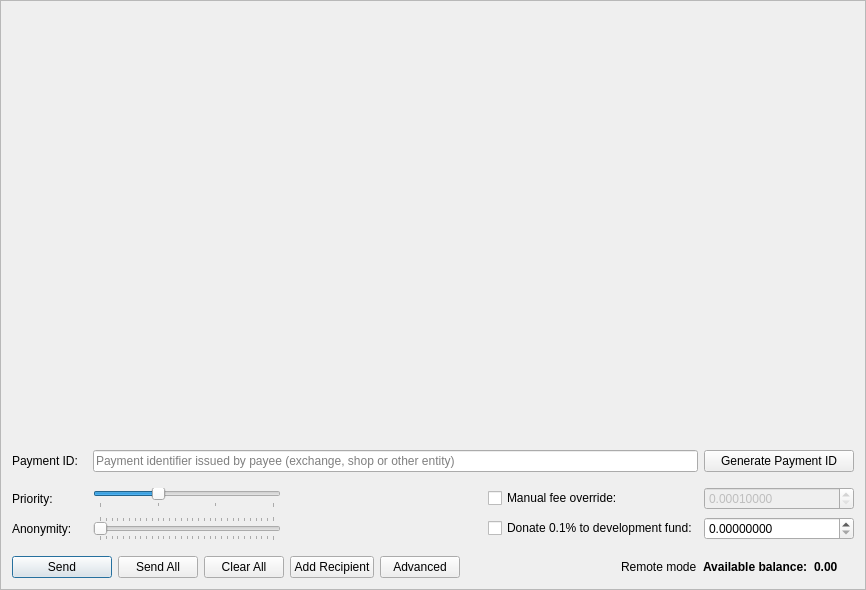
<?xml version="1.0" encoding="UTF-8"?>
<ui version="4.0">
 <class>SendFrame</class>
 <widget class="QFrame" name="SendFrame">
  <property name="geometry">
   <rect>
    <x>0</x>
    <y>0</y>
    <width>866</width>
    <height>590</height>
   </rect>
  </property>
  <property name="windowTitle">
   <string>Frame</string>
  </property>
  <property name="frameShape">
   <enum>QFrame::StyledPanel</enum>
  </property>
  <property name="frameShadow">
   <enum>QFrame::Raised</enum>
  </property>
  <layout class="QVBoxLayout" name="m_send_frame_main_layout">
   <item>
    <widget class="QScrollArea" name="m_transfersScrollarea">
     <property name="frameShape">
      <enum>QFrame::NoFrame</enum>
     </property>
     <property name="widgetResizable">
      <bool>true</bool>
     </property>
     <widget class="QWidget" name="scrollAreaWidgetContents">
      <property name="geometry">
       <rect>
        <x>0</x>
        <y>0</y>
        <width>846</width>
        <height>538</height>
       </rect>
      </property>
      <layout class="QVBoxLayout" name="m_send_frame_layout">
       <property name="leftMargin">
        <number>0</number>
       </property>
       <property name="topMargin">
        <number>0</number>
       </property>
       <property name="rightMargin">
        <number>0</number>
       </property>
       <property name="bottomMargin">
        <number>0</number>
       </property>
       <item>
        <spacer name="verticalSpacer">
         <property name="orientation">
          <enum>Qt::Vertical</enum>
         </property>
         <property name="sizeHint" stdset="0">
          <size>
           <width>20</width>
           <height>445</height>
          </size>
         </property>
        </spacer>
       </item>
       <item>
        <layout class="QGridLayout" name="gridLayout">
         <property name="topMargin">
          <number>5</number>
         </property>
         <item row="0" column="0">
          <widget class="QLabel" name="label_6">
           <property name="sizePolicy">
            <sizepolicy hsizetype="Preferred" vsizetype="Preferred">
             <horstretch>0</horstretch>
             <verstretch>0</verstretch>
            </sizepolicy>
           </property>
           <property name="minimumSize">
            <size>
             <width>75</width>
             <height>0</height>
            </size>
           </property>
           <property name="maximumSize">
            <size>
             <width>100</width>
             <height>16777215</height>
            </size>
           </property>
           <property name="text">
            <string>Payment ID:</string>
           </property>
          </widget>
         </item>
         <item row="0" column="2">
          <widget class="QPushButton" name="m_generatePaymentIdButton">
           <property name="sizePolicy">
            <sizepolicy hsizetype="Preferred" vsizetype="Fixed">
             <horstretch>0</horstretch>
             <verstretch>0</verstretch>
            </sizepolicy>
           </property>
           <property name="minimumSize">
            <size>
             <width>150</width>
             <height>0</height>
            </size>
           </property>
           <property name="maximumSize">
            <size>
             <width>200</width>
             <height>16777215</height>
            </size>
           </property>
           <property name="text">
            <string>Generate Payment ID</string>
           </property>
          </widget>
         </item>
         <item row="0" column="1">
          <widget class="QLineEdit" name="m_paymentIdEdit">
           <property name="maxLength">
            <number>64</number>
           </property>
           <property name="placeholderText">
            <string>Payment identifier issued by payee (exchange, shop or other entity)</string>
           </property>
          </widget>
         </item>
        </layout>
       </item>
       <item>
        <widget class="QFrame" name="m_advancedWidget">
         <layout class="QGridLayout" name="advancedGridLayout">
          <property name="leftMargin">
           <number>0</number>
          </property>
          <property name="topMargin">
           <number>9</number>
          </property>
          <property name="rightMargin">
           <number>0</number>
          </property>
          <item row="1" column="0">
           <widget class="QLabel" name="label_2">
            <property name="minimumSize">
             <size>
              <width>75</width>
              <height>0</height>
             </size>
            </property>
            <property name="maximumSize">
             <size>
              <width>100</width>
              <height>16777215</height>
             </size>
            </property>
            <property name="text">
             <string>Anonymity:</string>
            </property>
           </widget>
          </item>
          <item row="1" column="4">
           <widget class="QCheckBox" name="donateCheckBox">
            <property name="text">
             <string>Donate 0.1% to development fund:</string>
            </property>
            <property name="checked">
             <bool>false</bool>
            </property>
           </widget>
          </item>
          <item row="0" column="0">
           <widget class="QLabel" name="label_3">
            <property name="minimumSize">
             <size>
              <width>75</width>
              <height>0</height>
             </size>
            </property>
            <property name="maximumSize">
             <size>
              <width>100</width>
              <height>16777215</height>
             </size>
            </property>
            <property name="text">
             <string>Priority:</string>
            </property>
           </widget>
          </item>
          <item row="1" column="1">
           <widget class="QSlider" name="m_mixinSlider">
            <property name="maximumSize">
             <size>
              <width>200</width>
              <height>16777215</height>
             </size>
            </property>
            <property name="baseSize">
             <size>
              <width>200</width>
              <height>0</height>
             </size>
            </property>
            <property name="minimum">
             <number>0</number>
            </property>
            <property name="maximum">
             <number>30</number>
            </property>
            <property name="pageStep">
             <number>1</number>
            </property>
            <property name="value">
             <number>0</number>
            </property>
            <property name="sliderPosition">
             <number>0</number>
            </property>
            <property name="tracking">
             <bool>false</bool>
            </property>
            <property name="orientation">
             <enum>Qt::Horizontal</enum>
            </property>
            <property name="tickPosition">
             <enum>QSlider::TicksBothSides</enum>
            </property>
            <property name="tickInterval">
             <number>1</number>
            </property>
           </widget>
          </item>
          <item row="0" column="5">
           <widget class="QDoubleSpinBox" name="m_feeSpin">
            <property name="enabled">
             <bool>false</bool>
            </property>
            <property name="minimumSize">
             <size>
              <width>150</width>
              <height>0</height>
             </size>
            </property>
            <property name="baseSize">
             <size>
              <width>150</width>
              <height>0</height>
             </size>
            </property>
            <property name="cursor">
             <cursorShape>IBeamCursor</cursorShape>
            </property>
            <property name="locale">
             <locale language="English" country="UnitedStates"/>
            </property>
            <property name="suffix">
             <string/>
            </property>
            <property name="decimals">
             <number>8</number>
            </property>
            <property name="minimum">
             <double>0.00010000</double>
            </property>
            <property name="maximum">
             <double>99999999999.00000000</double>
            </property>
            <property name="singleStep">
             <double>0.00010000</double>
            </property>
            <property name="value">
             <double>0.00010000</double>
            </property>
           </widget>
          </item>
          <item row="1" column="5">
           <widget class="QDoubleSpinBox" name="m_donateSpin">
            <property name="minimumSize">
             <size>
              <width>150</width>
              <height>0</height>
             </size>
            </property>
            <property name="maximumSize">
             <size>
              <width>16777215</width>
              <height>16777215</height>
             </size>
            </property>
            <property name="baseSize">
             <size>
              <width>150</width>
              <height>0</height>
             </size>
            </property>
            <property name="cursor">
             <cursorShape>IBeamCursor</cursorShape>
            </property>
            <property name="locale">
             <locale language="English" country="UnitedStates"/>
            </property>
            <property name="decimals">
             <number>8</number>
            </property>
            <property name="maximum">
             <double>99999999999.00000000</double>
            </property>
            <property name="singleStep">
             <double>0.10000000</double>
            </property>
           </widget>
          </item>
          <item row="1" column="3">
           <spacer name="horizontalSpacer">
            <property name="orientation">
             <enum>Qt::Horizontal</enum>
            </property>
            <property name="sizeType">
             <enum>QSizePolicy::Expanding</enum>
            </property>
            <property name="sizeHint" stdset="0">
             <size>
              <width>100</width>
              <height>20</height>
             </size>
            </property>
           </spacer>
          </item>
          <item row="0" column="1">
           <layout class="QGridLayout" name="m_priorityGridLayout">
            <property name="verticalSpacing">
             <number>0</number>
            </property>
            <item row="1" column="0">
             <widget class="QSlider" name="m_prioritySlider">
              <property name="maximumSize">
               <size>
                <width>200</width>
                <height>16777215</height>
               </size>
              </property>
              <property name="baseSize">
               <size>
                <width>200</width>
                <height>0</height>
               </size>
              </property>
              <property name="minimum">
               <number>1</number>
              </property>
              <property name="maximum">
               <number>4</number>
              </property>
              <property name="pageStep">
               <number>1</number>
              </property>
              <property name="value">
               <number>2</number>
              </property>
              <property name="sliderPosition">
               <number>2</number>
              </property>
              <property name="orientation">
               <enum>Qt::Horizontal</enum>
              </property>
              <property name="tickPosition">
               <enum>QSlider::TicksBelow</enum>
              </property>
              <property name="tickInterval">
               <number>1</number>
              </property>
             </widget>
            </item>
           </layout>
          </item>
          <item row="1" column="2">
           <widget class="QLabel" name="m_mixinLabel">
            <property name="text">
             <string/>
            </property>
           </widget>
          </item>
          <item row="0" column="4">
           <widget class="QCheckBox" name="m_manualFeeCheckBox">
            <property name="text">
             <string>Manual fee override:</string>
            </property>
           </widget>
          </item>
         </layout>
        </widget>
       </item>
      </layout>
     </widget>
    </widget>
   </item>
   <item>
    <layout class="QHBoxLayout" name="horizontalLayout">
     <item>
      <widget class="QPushButton" name="m_sendButton">
       <property name="minimumSize">
        <size>
         <width>100</width>
         <height>0</height>
        </size>
       </property>
       <property name="text">
        <string>Send</string>
       </property>
       <property name="icon">
        <iconset resource="../../resources.qrc">
         <normaloff>:/icons/btn-send</normaloff>:/icons/btn-send</iconset>
       </property>
       <property name="default">
        <bool>true</bool>
       </property>
      </widget>
     </item>
     <item>
      <widget class="QPushButton" name="m_sendAllButton">
       <property name="text">
        <string>Send All</string>
       </property>
       <property name="icon">
        <iconset resource="../../resources.qrc">
         <normaloff>:/icons/sweep</normaloff>:/icons/sweep</iconset>
       </property>
      </widget>
     </item>
     <item>
      <widget class="QPushButton" name="m_clearAllButton">
       <property name="text">
        <string>Clear All</string>
       </property>
       <property name="icon">
        <iconset resource="../../resources.qrc">
         <normaloff>:/icons/remove</normaloff>:/icons/remove</iconset>
       </property>
      </widget>
     </item>
     <item>
      <widget class="QPushButton" name="m_addRecipientButton">
       <property name="text">
        <string>Add Recipient</string>
       </property>
       <property name="icon">
        <iconset resource="../../resources.qrc">
         <normaloff>:/icons/add_recepient</normaloff>:/icons/add_recepient</iconset>
       </property>
      </widget>
     </item>
     <item>
      <widget class="QPushButton" name="m_advancedButton">
       <property name="text">
        <string>Advanced</string>
       </property>
       <property name="icon">
        <iconset resource="../../resources.qrc">
         <normaloff>:/icons/add</normaloff>:/icons/add</iconset>
       </property>
       <property name="checkable">
        <bool>true</bool>
       </property>
      </widget>
     </item>
     <item>
      <spacer name="horizontalSpacer_2">
       <property name="orientation">
        <enum>Qt::Horizontal</enum>
       </property>
       <property name="sizeHint" stdset="0">
        <size>
         <width>40</width>
         <height>20</height>
        </size>
       </property>
      </spacer>
     </item>
     <item>
      <widget class="QLabel" name="m_remote_label">
       <property name="font">
        <font>
         <weight>50</weight>
         <bold>false</bold>
        </font>
       </property>
       <property name="toolTip">
        <string>Wallet is connected through remote node. Additional 0.25% fee will be applied.</string>
       </property>
       <property name="text">
        <string>Remote mode</string>
       </property>
      </widget>
     </item>
     <item>
      <widget class="QLabel" name="label_4">
       <property name="font">
        <font>
         <weight>75</weight>
         <bold>true</bold>
        </font>
       </property>
       <property name="text">
        <string>Available balance:</string>
       </property>
      </widget>
     </item>
     <item>
      <widget class="QLabel" name="m_balanceLabel">
       <property name="font">
        <font>
         <weight>75</weight>
         <bold>true</bold>
        </font>
       </property>
       <property name="text">
        <string notr="true">0.00 </string>
       </property>
       <property name="textInteractionFlags">
        <set>Qt::LinksAccessibleByMouse|Qt::TextSelectableByMouse</set>
       </property>
      </widget>
     </item>
     <item>
      <widget class="QLabel" name="m_tickerLabel">
       <property name="text">
        <string notr="true"/>
       </property>
      </widget>
     </item>
    </layout>
   </item>
  </layout>
 </widget>
 <tabstops>
  <tabstop>m_transfersScrollarea</tabstop>
  <tabstop>m_paymentIdEdit</tabstop>
  <tabstop>m_generatePaymentIdButton</tabstop>
  <tabstop>m_prioritySlider</tabstop>
  <tabstop>m_manualFeeCheckBox</tabstop>
  <tabstop>m_feeSpin</tabstop>
  <tabstop>m_mixinSlider</tabstop>
  <tabstop>donateCheckBox</tabstop>
  <tabstop>m_donateSpin</tabstop>
  <tabstop>m_sendButton</tabstop>
  <tabstop>m_sendAllButton</tabstop>
  <tabstop>m_clearAllButton</tabstop>
  <tabstop>m_addRecipientButton</tabstop>
  <tabstop>m_advancedButton</tabstop>
 </tabstops>
 <resources>
  <include location="../../resources.qrc"/>
 </resources>
 <connections>
  <connection>
   <sender>m_addRecipientButton</sender>
   <signal>clicked()</signal>
   <receiver>SendFrame</receiver>
   <slot>addRecipientClicked()</slot>
   <hints>
    <hint type="sourcelabel">
     <x>282</x>
     <y>561</y>
    </hint>
    <hint type="destinationlabel">
     <x>432</x>
     <y>294</y>
    </hint>
   </hints>
  </connection>
  <connection>
   <sender>m_clearAllButton</sender>
   <signal>clicked()</signal>
   <receiver>SendFrame</receiver>
   <slot>clearAllClicked()</slot>
   <hints>
    <hint type="sourcelabel">
     <x>154</x>
     <y>561</y>
    </hint>
    <hint type="destinationlabel">
     <x>432</x>
     <y>294</y>
    </hint>
   </hints>
  </connection>
  <connection>
   <sender>m_sendButton</sender>
   <signal>clicked()</signal>
   <receiver>SendFrame</receiver>
   <slot>sendClicked()</slot>
   <hints>
    <hint type="sourcelabel">
     <x>53</x>
     <y>561</y>
    </hint>
    <hint type="destinationlabel">
     <x>432</x>
     <y>294</y>
    </hint>
   </hints>
  </connection>
  <connection>
   <sender>m_generatePaymentIdButton</sender>
   <signal>clicked()</signal>
   <receiver>SendFrame</receiver>
   <slot>generatePaymentIdClicked()</slot>
   <hints>
    <hint type="sourcelabel">
     <x>748</x>
     <y>497</y>
    </hint>
    <hint type="destinationlabel">
     <x>432</x>
     <y>294</y>
    </hint>
   </hints>
  </connection>
  <connection>
   <sender>m_advancedButton</sender>
   <signal>toggled(bool)</signal>
   <receiver>SendFrame</receiver>
   <slot>advancedClicked(bool)</slot>
   <hints>
    <hint type="sourcelabel">
     <x>335</x>
     <y>566</y>
    </hint>
    <hint type="destinationlabel">
     <x>432</x>
     <y>294</y>
    </hint>
   </hints>
  </connection>
  <connection>
   <sender>m_prioritySlider</sender>
   <signal>valueChanged(int)</signal>
   <receiver>SendFrame</receiver>
   <slot>priorityValueChanged(int)</slot>
   <hints>
    <hint type="sourcelabel">
     <x>188</x>
     <y>486</y>
    </hint>
    <hint type="destinationlabel">
     <x>432</x>
     <y>294</y>
    </hint>
   </hints>
  </connection>
  <connection>
   <sender>m_mixinSlider</sender>
   <signal>valueChanged(int)</signal>
   <receiver>SendFrame</receiver>
   <slot>mixinValueChanged(int)</slot>
   <hints>
    <hint type="sourcelabel">
     <x>188</x>
     <y>522</y>
    </hint>
    <hint type="destinationlabel">
     <x>432</x>
     <y>294</y>
    </hint>
   </hints>
  </connection>
  <connection>
   <sender>m_manualFeeCheckBox</sender>
   <signal>toggled(bool)</signal>
   <receiver>m_feeSpin</receiver>
   <slot>setEnabled(bool)</slot>
   <hints>
    <hint type="sourcelabel">
     <x>602</x>
     <y>486</y>
    </hint>
    <hint type="destinationlabel">
     <x>780</x>
     <y>485</y>
    </hint>
   </hints>
  </connection>
  <connection>
   <sender>m_sendAllButton</sender>
   <signal>clicked()</signal>
   <receiver>SendFrame</receiver>
   <slot>sendAllClicked()</slot>
   <hints>
    <hint type="sourcelabel">
     <x>154</x>
     <y>566</y>
    </hint>
    <hint type="destinationlabel">
     <x>432</x>
     <y>294</y>
    </hint>
   </hints>
  </connection>
 </connections>
 <slots>
  <slot>sendClicked()</slot>
  <slot>sendAllClicked()</slot>
  <slot>clearAllClicked()</slot>
  <slot>addRecipientClicked()</slot>
  <slot>mixinValueChanged(int)</slot>
  <slot>priorityValueChanged(int)</slot>
  <slot>advancedClicked(bool)</slot>
 </slots>
</ui>
